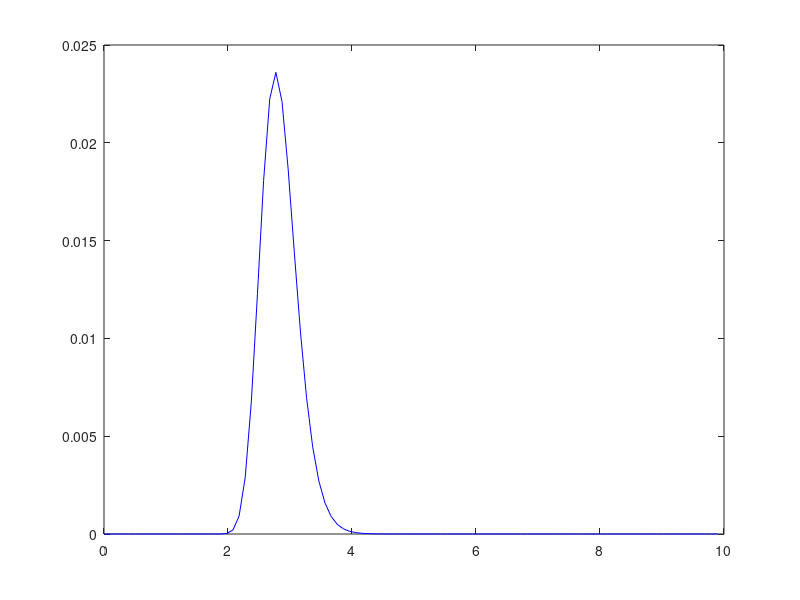

The MATLAB source for this figure:

rhoz_vec_SW = [...
0.000000000000000000e+00
0.000000000000000000e+00
0.000000000000000000e+00
0.000000000000000000e+00
0.000000000000000000e+00
0.000000000000000000e+00
0.000000000000000000e+00
0.000000000000000000e+00
0.000000000000000000e+00
0.000000000000000000e+00
0.000000000000000000e+00
0.000000000000000000e+00
0.000000000000000000e+00
0.000000000000000000e+00
0.000000000000000000e+00
0.000000000000000000e+00
6.767659474074073857e-12
7.011776721185183374e-10
2.597634275797038783e-08
5.393604229702019958e-07
6.175863386439768053e-06
4.277997928152867568e-05
1.942423058967418709e-04
6.168328742534442619e-04
1.446539767420741479e-03
2.631344985567629982e-03
3.870172471895190740e-03
4.764038117271481541e-03
5.053662425886808890e-03
4.733820677161402167e-03
3.993758179953920719e-03
3.085623917249701118e-03
2.213467395044220638e-03
1.490555986789706116e-03
9.516352852931207707e-04
5.801603805073397499e-04
3.399929214927408980e-04
1.925197717131060609e-04
1.059387473152792404e-04
5.681181434477999956e-05
2.980090310676245462e-05
1.530516708755280859e-05
7.756037007141998332e-06
3.863594009709532739e-06
1.916945182676770870e-06
9.376309501935210525e-07
4.603044436715487732e-07
2.237351591809552806e-07
1.104643250792221479e-07
5.630824368051857668e-08
2.807045451811111307e-08
1.593016193590370967e-08
8.990412637229633112e-09
6.420557556051853177e-09
4.402786799200000197e-09
3.450338486540741011e-09
2.494607434311110938e-09
2.039145813348148032e-09
1.955284296970370377e-09
1.853486088629629454e-09
1.742982233666666580e-09
1.324637660970370546e-09
9.989028145037037938e-10
9.249014907703704689e-10
8.075062753555556120e-10
6.106522463703704005e-10
4.975639645111112034e-10
5.390717440592591718e-10
5.421483157037037176e-10
3.513157476444444620e-10
2.754229908740740998e-10
1.843854678074073994e-10
2.398448942518518525e-10
2.475835427629629390e-10
2.092999783111111237e-10
2.071997161185185255e-10
1.038146726074074063e-10
8.015712725925927741e-11
1.170028298962963167e-10
1.329509896666666664e-10
1.148467025925925968e-10
4.539306508148148087e-11
1.526447724444444380e-11
0.000000000000000000e+00
0.000000000000000000e+00
0.000000000000000000e+00
0.000000000000000000e+00
0.000000000000000000e+00
0.000000000000000000e+00
0.000000000000000000e+00
0.000000000000000000e+00
0.000000000000000000e+00
0.000000000000000000e+00
0.000000000000000000e+00
0.000000000000000000e+00
0.000000000000000000e+00
0.000000000000000000e+00
0.000000000000000000e+00
0.000000000000000000e+00
0.000000000000000000e+00
0.000000000000000000e+00];

z_vec_SW = [0 : length(rhoz_vec_SW)-1]*9.900990e-02;

figure(1); plot(z_vec_SW,rhoz_vec_SW*0.0236/max(rhoz_vec_SW),'b')

